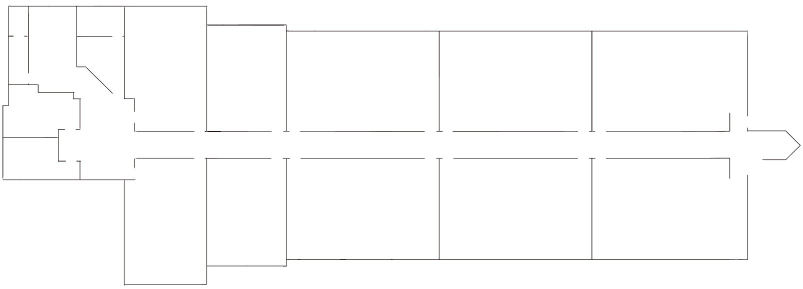
#> input picture floorPlans/se06F1BasicPlan.jpg, 1606 x 577 px (shown at 1/2 size)
$ python processFloorPlanPNG.py
#> lines starting #> are read from the running program, lines starting #| are printed output that depends on the picture; after the words box and inside, x2 and y2 are one past the last pixel; in counts of white or black regions, pixels touching at a corner belong together
import cv2
import numpy as np
import os

# Load cleaned floor plan
img_path = "se06F1BasicPlan.jpg"
img = cv2.imread(img_path, cv2.IMREAD_GRAYSCALE)
#> img: shape (577, 1606); min 0, max 255, mean 252.1

img = cv2.equalizeHist(img)
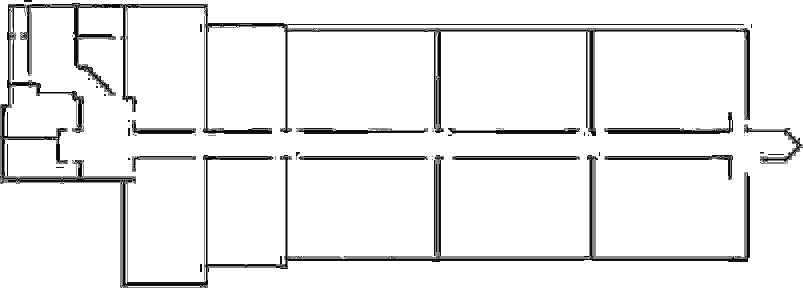
#> img: shape (577, 1606) (shown at 1/2 size); min 0, max 255, mean 236.9

# Threshold to black/white
binary = cv2.adaptiveThreshold(
    img, 255, cv2.ADAPTIVE_THRESH_MEAN_C, cv2.THRESH_BINARY_INV, 15, 5
)
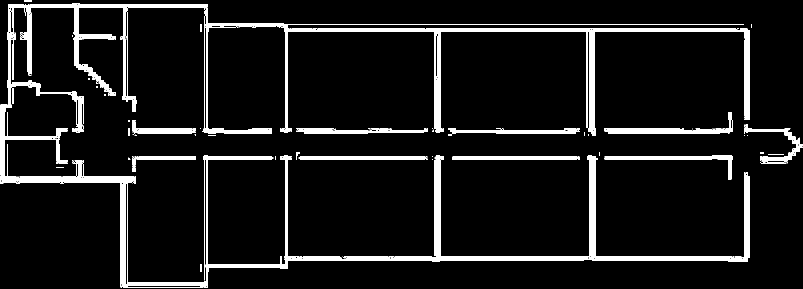
#> binary: shape (577, 1606) (shown at 1/2 size); 7.5% white; 117 white regions (91 under 20 px), largest, box (x1, y1, x2, y2) and area: (0, 6, 1500, 576) 50727, (1208, 224, 1466, 268) 2635, (1208, 310, 1466, 360) 2066

# Target grid size
grid_h, grid_w = 300, 600

# Split into nearly equal blocks (covers whole image, no cropping)
rows = np.array_split(np.arange(binary.shape[0]), grid_h)
cols = np.array_split(np.arange(binary.shape[1]), grid_w)

grid = np.zeros((grid_h, grid_w), dtype=np.uint8)

for i, r_idx in enumerate(rows):
    for j, c_idx in enumerate(cols):
        block = binary[np.ix_(r_idx, c_idx)]
        if np.max(block) > 0:   # any wall pixel
            grid[i, j] = 1
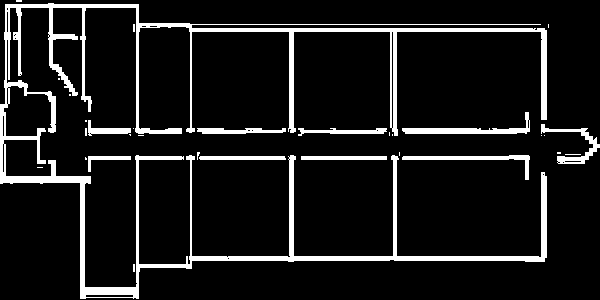
#> grid: shape (300, 600); values 0 (black) and 1 (white), 9.9% white; 31 white regions (21 under 20 px), largest, box (x1, y1, x2, y2) and area: (0, 3, 547, 299) 13811, (402, 112, 530, 134) 768, (402, 155, 530, 180) 606


# Generate output filename based on input image name
base_name = os.path.splitext(os.path.basename(img_path))[0]
out_path = f"{base_name}_grid_{grid_h}x{grid_w}.txt"

# Save as plain text
np.savetxt(out_path, grid, fmt="%d")
print(f"Grid saved as: {out_path}")

cv2.imshow("binary", binary)
cv2.imshow("grid preview", cv2.resize(grid*255, (1650,500), interpolation=cv2.INTER_NEAREST))
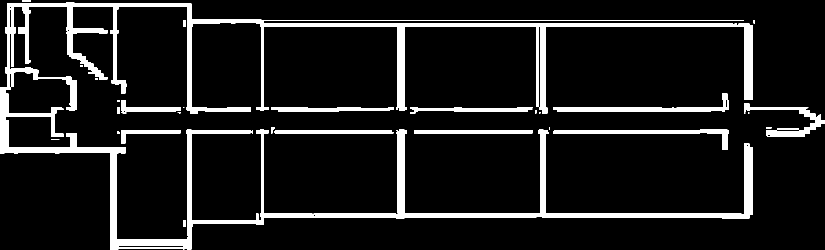
#> window 'grid preview': shape (500, 1650) (shown at 1/2 size); 10.1% white; 31 white regions (8 under 20 px), largest, box (x1, y1, x2, y2) and area: (0, 5, 1505, 499) 64155, (1106, 187, 1458, 224) 3538, (1106, 259, 1458, 300) 2848
cv2.waitKey(0)

$ run again, with floorPlans/se06F2BasicPlan.jpg copied over floorPlans/se06F1BasicPlan.jpg
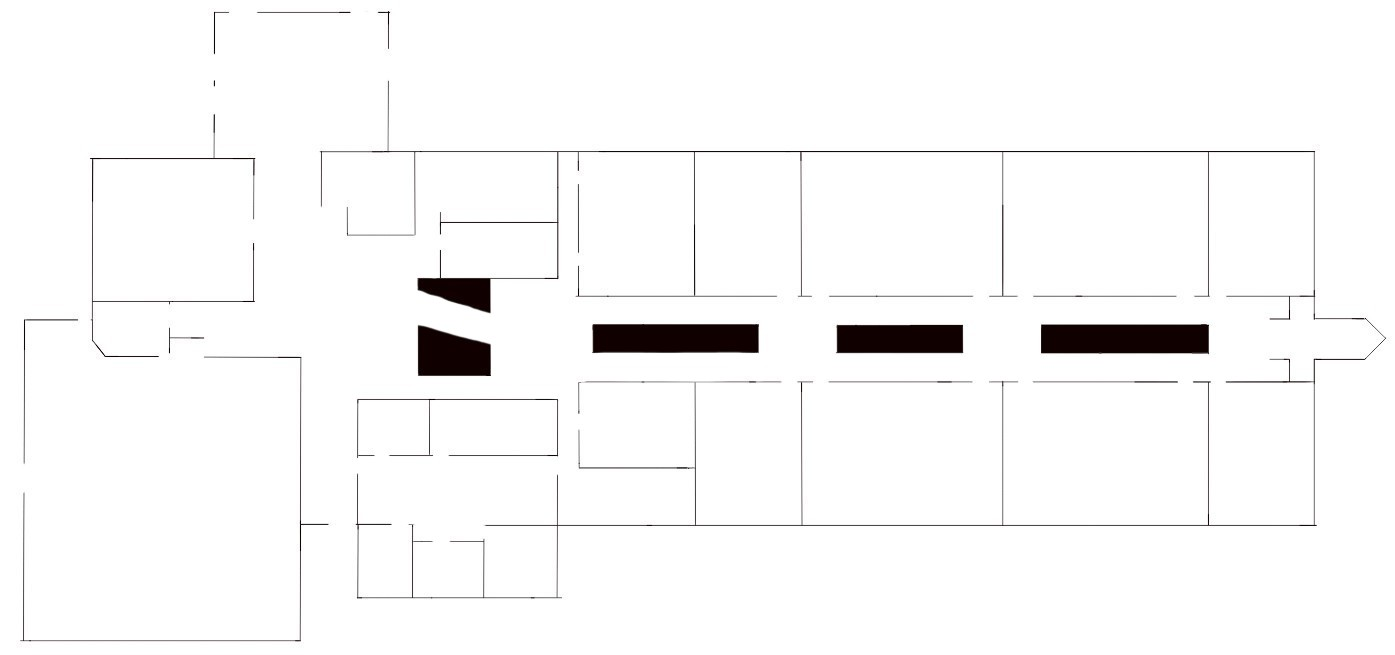
#> input picture floorPlans/se06F2BasicPlan.jpg, 1395 x 655 px
#> `binary = cv2.adaptiveThreshold( img, 255, cv2.ADAPTIVE_THRESH_MEAN_C, ..`:
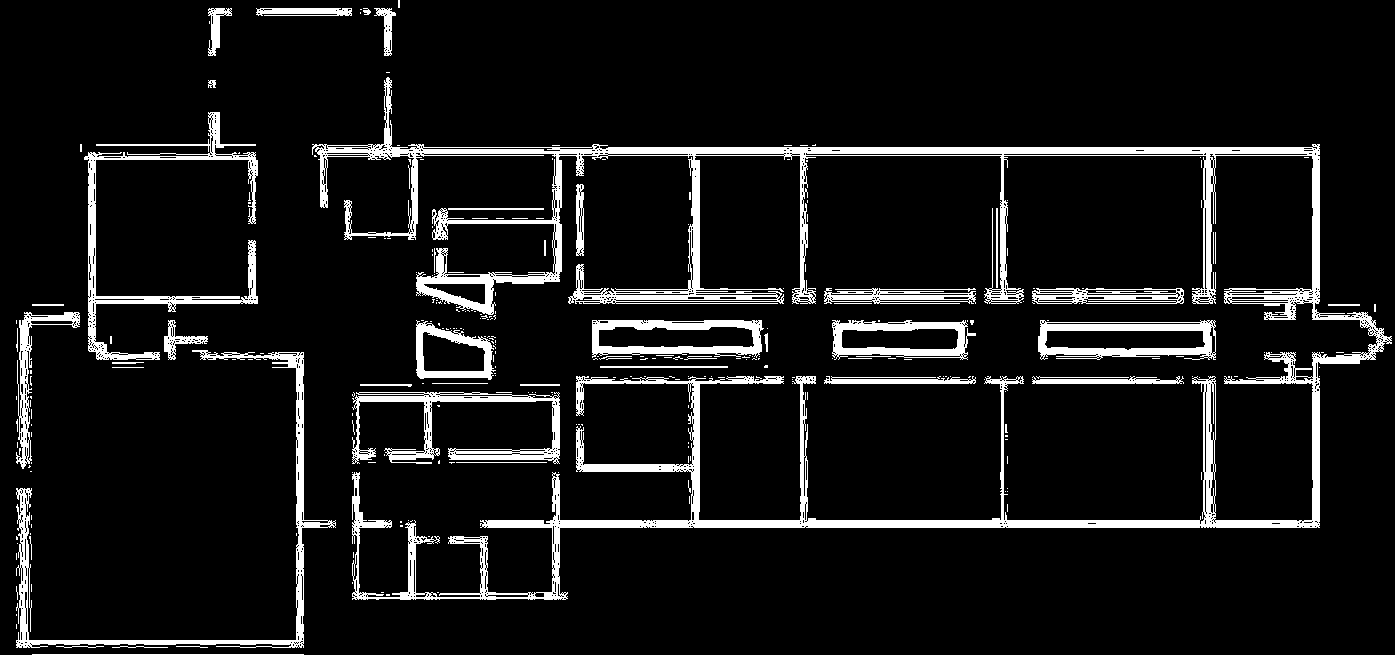
#> binary: shape (655, 1395); 8.7% white; 278 white regions (228 under 20 px), largest, box (x1, y1, x2, y2) and area: (312, 77, 1392, 600) 42751, (16, 350, 336, 648) 5555, (84, 112, 258, 360) 5274
#> `cv2.imshow("grid preview", cv2.resize(grid*255, (1650,500), interpolat..`:
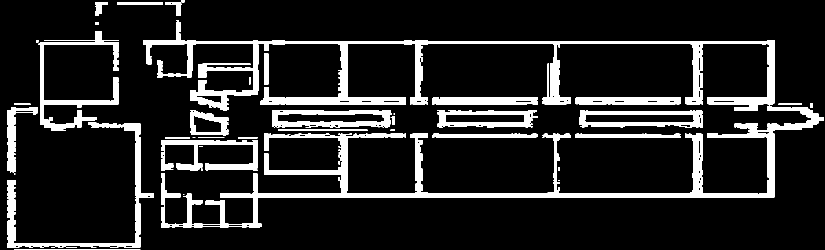
#> window 'grid preview': shape (500, 1650) (shown at 1/2 size); 13% white; 40 white regions (7 under 20 px), largest, box (x1, y1, x2, y2) and area: (286, 40, 1648, 455) 59564, (14, 245, 308, 495) 7150, (77, 62, 237, 259) 6345
